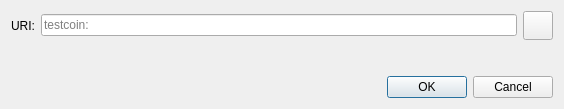
<?xml version="1.0" encoding="UTF-8"?>
<ui version="4.0">
 <class>OpenURIDialog</class>
 <widget class="QDialog" name="OpenURIDialog">
  <property name="geometry">
   <rect>
    <x>0</x>
    <y>0</y>
    <width>564</width>
    <height>109</height>
   </rect>
  </property>
  <property name="windowTitle">
   <string>Open testcoin URI</string>
  </property>
  <layout class="QVBoxLayout" name="verticalLayout">
   <item>
    <layout class="QHBoxLayout" name="horizontalLayout">
     <item>
      <widget class="QLabel" name="label">
       <property name="text">
        <string>URI:</string>
       </property>
      </widget>
     </item>
     <item>
      <widget class="QValidatedLineEdit" name="uriEdit">
       <property name="placeholderText">
        <string notr="true">testcoin:</string>
       </property>
      </widget>
     </item>
     <item>
      <widget class="QToolButton" name="pasteButton">
       <property name="toolTip">
        <string extracomment="Tooltip text for button that allows you to paste an address that is in your clipboard.">Paste address from clipboard</string>
       </property>
       <property name="text">
        <string/>
       </property>
       <property name="icon">
        <iconset resource="../testcoin.qrc">
         <normaloff>:/icons/editpaste</normaloff>:/icons/editpaste
        </iconset>
       </property>
       <property name="iconSize">
        <size>
         <width>22</width>
         <height>22</height>
        </size>
       </property>
      </widget>
     </item>
    </layout>
   </item>
   <item>
    <spacer name="verticalSpacer">
     <property name="orientation">
      <enum>Qt::Vertical</enum>
     </property>
     <property name="sizeHint" stdset="0">
      <size>
       <width>20</width>
       <height>40</height>
      </size>
     </property>
    </spacer>
   </item>
   <item>
    <widget class="QDialogButtonBox" name="buttonBox">
     <property name="orientation">
      <enum>Qt::Horizontal</enum>
     </property>
     <property name="standardButtons">
      <set>QDialogButtonBox::Cancel|QDialogButtonBox::Ok</set>
     </property>
    </widget>
   </item>
  </layout>
 </widget>
 <customwidgets>
  <customwidget>
   <class>QValidatedLineEdit</class>
   <extends>QLineEdit</extends>
   <header>qt/qvalidatedlineedit.h</header>
  </customwidget>
 </customwidgets>
 <resources/>
 <connections>
  <connection>
   <sender>buttonBox</sender>
   <signal>accepted()</signal>
   <receiver>OpenURIDialog</receiver>
   <slot>accept()</slot>
   <hints>
    <hint type="sourcelabel">
     <x>248</x>
     <y>254</y>
    </hint>
    <hint type="destinationlabel">
     <x>157</x>
     <y>274</y>
    </hint>
   </hints>
  </connection>
  <connection>
   <sender>buttonBox</sender>
   <signal>rejected()</signal>
   <receiver>OpenURIDialog</receiver>
   <slot>reject()</slot>
   <hints>
    <hint type="sourcelabel">
     <x>316</x>
     <y>260</y>
    </hint>
    <hint type="destinationlabel">
     <x>286</x>
     <y>274</y>
    </hint>
   </hints>
  </connection>
 </connections>
</ui>
